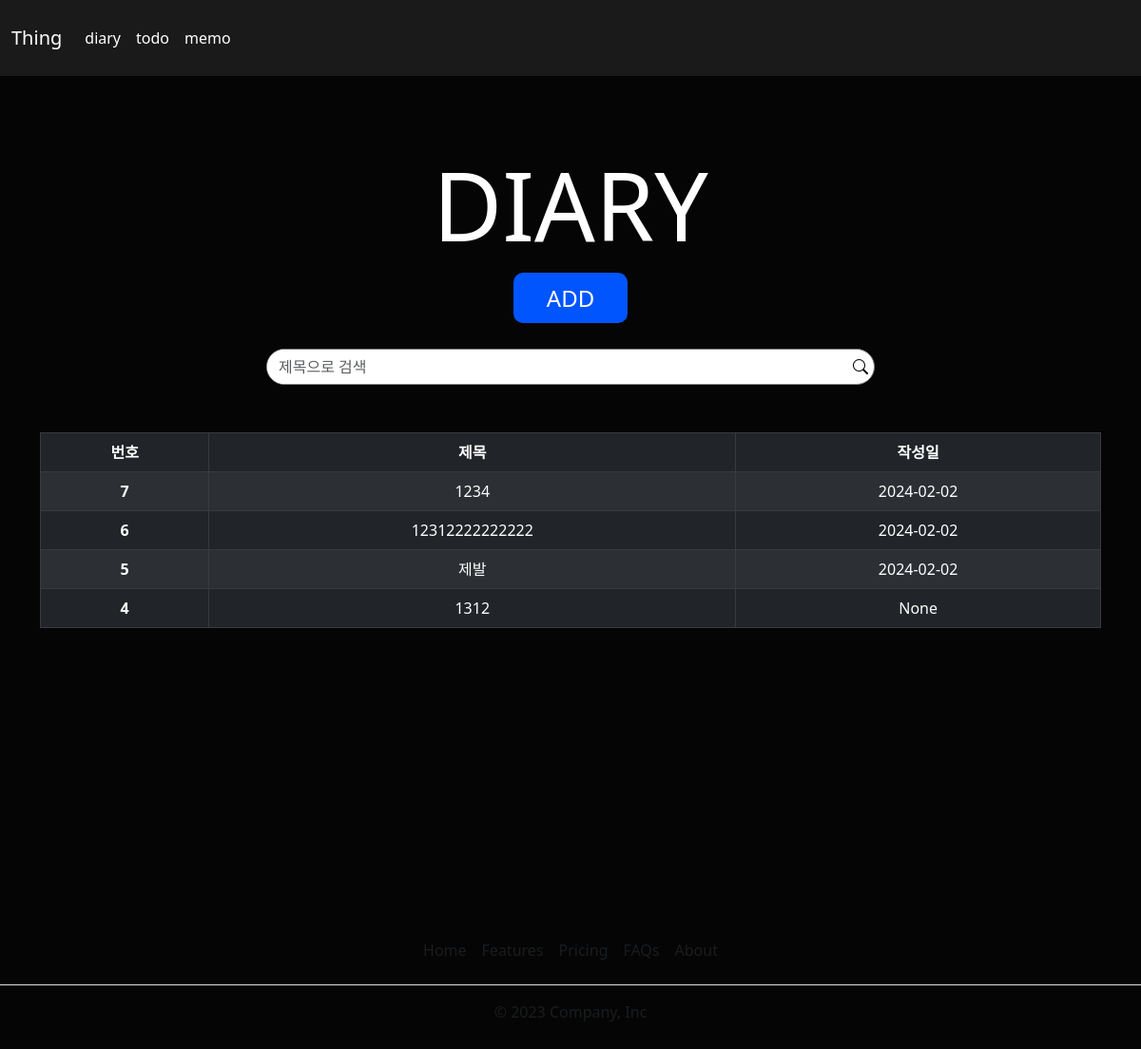
Page /diary (signed in) on the earlier database version.
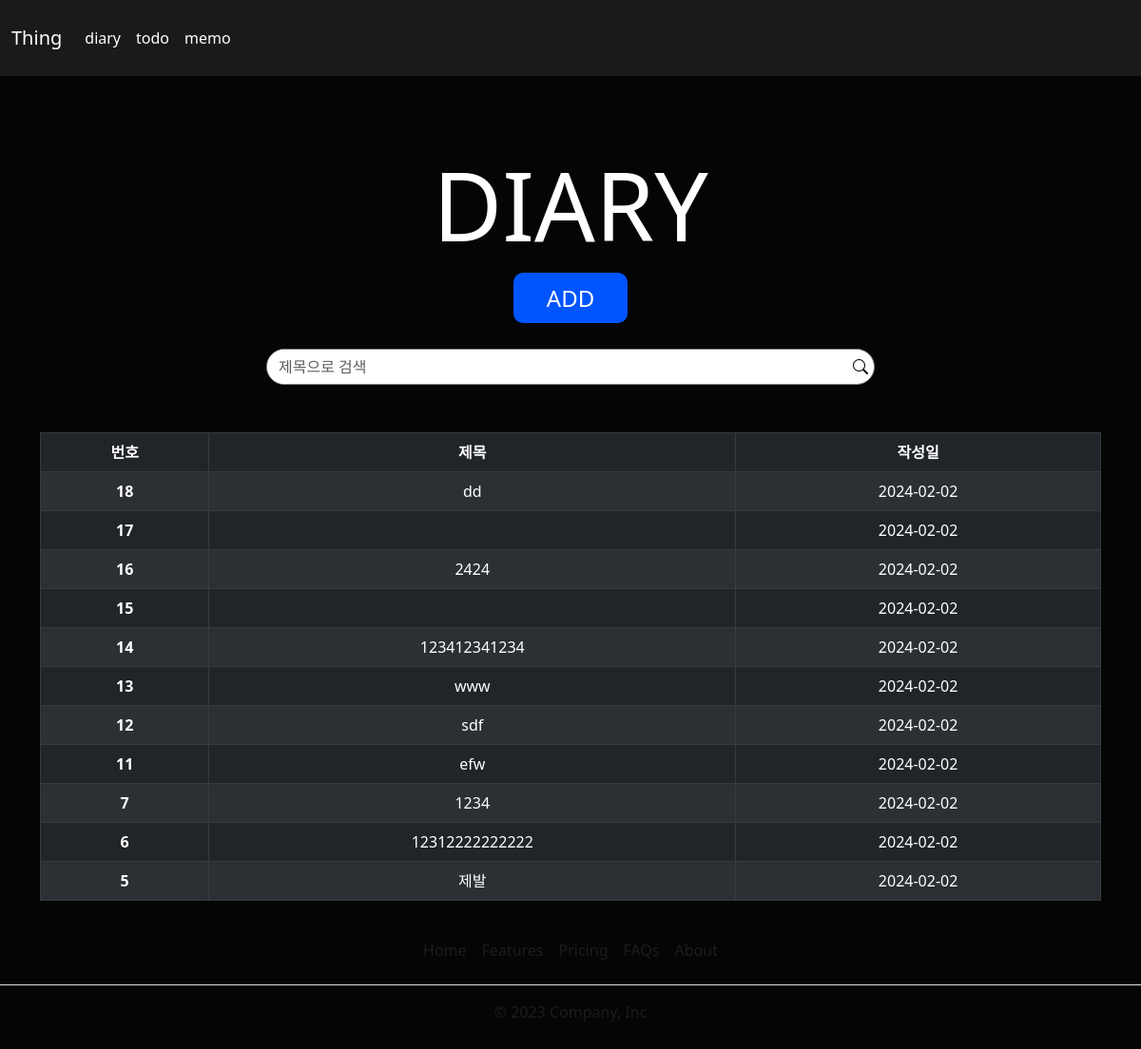
Same page on the later database version.
### app.py (models this page shows)
class Diary(db.Model):
    diary_id = db.Column(db.Integer, primary_key=True)
    main_text = db.Column(db.Text, nullable=False)
    edit_time = db.Column(db.String, nullable=False)
    title = db.Column(db.String(255), nullable=False)
    member_id = db.Column(db.String, db.ForeignKey('member.member_id'), nullable=False)

### app.py (the view)
@app.route('/diary')
def diary_list():
    member_id_to_query = session.get('member_id')
    if member_id_to_query :
        all_diaries = Diary.query.filter_by(member_id=member_id_to_query).order_by(desc(Diary.diary_id)).all()
        return render_template('diary.html', all_diaries=all_diaries)
    else :
        return redirect(url_for('sign_in'))

### templates/diary.html (shortened to what this page needs)
<!DOCTYPE html>
<html lang="en">
<head>
    <link href="https://cdn.jsdelivr.net/npm/bootstrap@5.3.0/dist/css/bootstrap.min.css" rel="stylesheet"
>
    <link rel="stylesheet" href="https://cdn.jsdelivr.net/npm/bootstrap-icons@1.10.5/font/bootstrap-icons.css">
</head>
<body>
    <header>
        <nav class="navbar navbar-expand-lg " style="background-color: #1A1A1A; height: 80px;">
          <div class="container-fluid">
            <a class="navbar-brand text-white" href="#">Thing</a>
            <div class="collapse navbar-collapse" id="navbarNavAltMarkup">
              <div class="navbar-nav">
                <a class="nav-link active text-white" href="/diary">diary</a>
                <a class="nav-link text-white" aria-current="page" href="/">todo</a>
                <a class="nav-link text-white" href="/memo">memo</a>
              </div>
            </div>
          </div>
        </nav>
      </header>
<div class="container">
    <p class="title">DIARY</p>
    <div class="addBtn">
        <a href="{{ url_for('diary_regist') }}">ADD</a>
    </div>
    <form action="{{url_for('search')}}">
        <div class="search-bar">
            <input class="form-control search-input" type="text" placeholder="제목으로 검색" name="query">
            <button class="search-icon" type="submit"><i class="bi bi-search"></i></button>
        </div>
    </form>
    <table class="table table-bordered table-dark table-striped table-hover">
        <thead>
            <tr>
                <th class="table-dark" scope="col">번호</th>
                <th class="table-dark" scope="col">제목</th>
                <th class="table-dark" scope="col">작성일</th>
            </tr>
        </thead>
        <tbody>
            {% for diary in all_diaries %}
            <tr>
                <th scope="row">{{ diary.diary_id }}</th>
                <td><a class="table-a"href="{{ url_for('diary_detail', num=diary.diary_id) }}">{{diary.title}}</a></td>
                <td>{{ diary.edit_time }}</td>
            </tr>
            {% endfor %}
        </tbody>
    </table>
</div>
    <footer class="py-3 my-4">
        <ul class="nav justify-content-center border-bottom pb-3 mb-3">
            <li id="footer" class="nav-item"><a href="#" class="nav-link px-2 text-body-secondary">Home</a></li>
            <li class="nav-item"><a href="#" class="nav-link px-2 text-body-secondary">Features</a></li>
            <li class="nav-item"><a href="#" class="nav-link px-2 text-body-secondary">Pricing</a></li>
            <li class="nav-item"><a href="#" class="nav-link px-2 text-body-secondary">FAQs</a></li>
            <li class="nav-item"><a href="#" class="nav-link px-2 text-body-secondary">About</a></li>
        </ul>
        <p class="text-center text-body-secondary text-white">© 2023 Company, Inc</p>
    </footer>
</body>
</html>

### templates/diary.html (style rules this page uses)
body { background-color: #050505; }
.container { height: 800px; margin-top: 60px; }
.title { text-align: center; font-size: 100px; color: white; }
.search-bar { display: flex; border: 1px solid gray; width: 80vh; border-radius: 30px; margin: 50px auto; background-color: white; }
.search-input { border: none; background-color: white; color: white; border-radius: 30px; }
.addBtn { text-align: center; font-size: 18pt; margin-bottom: -15px; margin-top: -10px; }
.addBtn > a { background-color: #0055FF; border: none; border-radius: 10px; padding: 10px 35px; color: white; text-decoration: none; }
.search-icon { border: none; background-color: transparent; }
table { text-align: center; }
.table-a { text-decoration: none; color: white; }

Differences in the rows shown:
removed Diary: diary_id "4", title "1312", edit_time "None"
added Diary: diary_id "18", title "dd", edit_time "2024-02-02"
added Diary: diary_id "17", edit_time "2024-02-02"
added Diary: diary_id "16", title "2424", edit_time "2024-02-02"
added Diary: diary_id "15", edit_time "2024-02-02"
added Diary: diary_id "14", title "123412341234", edit_time "2024-02-02"
added Diary: diary_id "13", title "www", edit_time "2024-02-02"
added Diary: diary_id "12", title "sdf", edit_time "2024-02-02"
added Diary: diary_id "11", title "efw", edit_time "2024-02-02"
